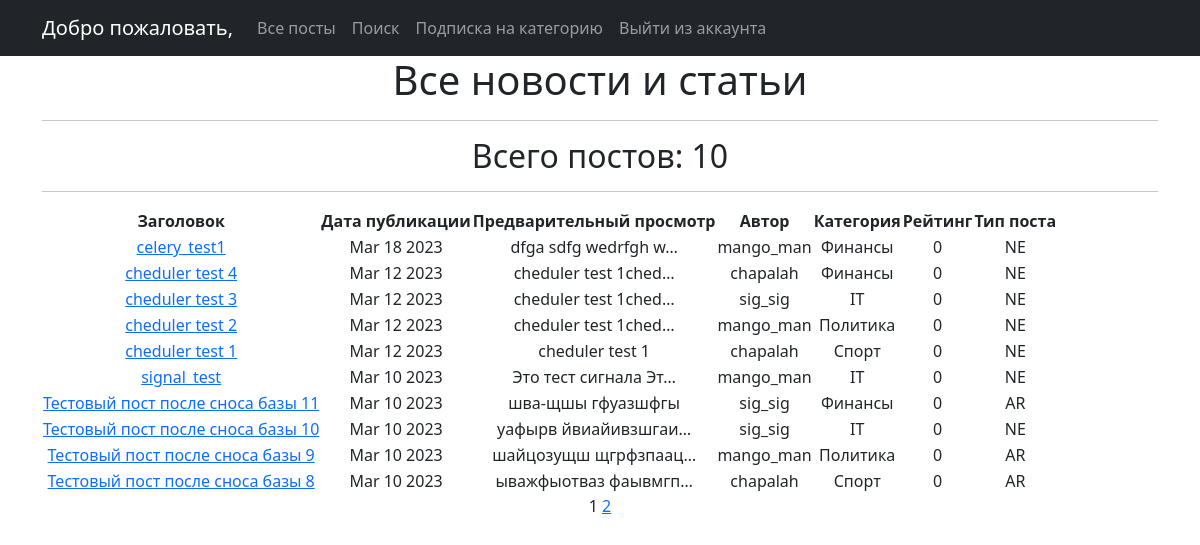
/posts/, run on the app's committed database.
### news/models.py (models this page shows, shortened)
class Post(models.Model):
    news = 'NE'
    article = 'AR'
    POSITIONS = [
        (news, 'Новость'),
        (article, 'Статья'),
    ]
    author_post = models.ForeignKey(Author, on_delete=models.CASCADE)
    type_choice = models.CharField(max_length=2, choices=POSITIONS, default=news)
    post_create_time = models.DateTimeField(auto_now_add=True)
    post_category = models.ManyToManyField(Category, through='PostCategory')
    post_header = models.CharField(max_length=128)
    post_text = models.TextField()
    post_rating = models.IntegerField(default=0)
    class Meta:
        verbose_name = 'Пост'
        verbose_name_plural = 'Посты'

class Author(models.Model):
    author = models.OneToOneField(User, on_delete=models.CASCADE, unique=True)
    author_rating = models.IntegerField(default=0)
    def __str__(self): #Метод для очеловечивания вывода из БД
        return '{}'.format(self.author.username) #Форматирование строк - защита от SQL инъекций
    class Meta:           #Класс для удобства админки
        verbose_name = 'Автор'
        verbose_name_plural = 'Авторы'

class Category(models.Model):
    category_name = models.CharField(max_length=64, unique=True)
    subscribers = models.ManyToManyField
    class Meta:
        verbose_name = 'Категория'
        verbose_name_plural = 'Категории'

### news/views.py (the view)
# urls.py: path('', PostsList.as_view(), name='posts_list'),
class PostsList(ListView):
    model = Post
    ordering = '-post_create_time'
    template_name = 'posts.html'
    context_object_name = 'posts'
    paginate_by = 10

### news/templatetags/custom_filters.py (called while the page is built)
@register.filter()
def censor(value):
    arg = ['путин', 'сука', 'черномазый', 'Путин', 'Сука', 'Черномазый']
    slova = value.split(' ')
    for censura in arg:
        for (index, slovo) in enumerate(slova):
            if slovo == censura:
                slova[index] = slovo[0] + ('*' * (len(slovo) - 1))
    return ' '.join(slova)

### templates/posts.html (shortened to what this page needs)
{% extends 'flatpages/default.html' %}
{% load custom_filters %}
{% load custom_tags %}
{% block content %}
   <h1>Все новости и статьи</h1>
   <hr>
   <h2>Всего постов: {{posts.filter.all|length}}</h2>
   <hr>
   {% if posts %}
       <table>
           <thead>
               <tr>
                   <th>Заголовок</th>
                   <th>Дата публикации</th>
                   <th>Предварительный просмотр</th>
                   <th>Автор</th>
                   <th>Категория</th>
                   <th>Рейтинг</th>
                   <th>Тип поста</th>
               </tr>
           </thead>
           {% for post in posts %}
           <tr>
               <td>
                   <a href="{% url 'post_detail' post.id %}"> {{ post.post_header|censor }}</a>
               </td>
               <td>{{ post.post_create_time|date:'M d Y' }}</td>
               <td>{{ post.post_text|truncatechars:20|censor }}</td>
               <td>{{ post.author_post }}</td>
               <td>{{ post.post_category.get.category_name }}</td>
               <td>{{ post.post_rating }}</td>
               <td>{{ post.type_choice }}</td>
           </tr>
           {% endfor %}
       </table>
   {% else %}
       <h1>Авторы пока не потрудились написать ни одного поста!</h1>
   {% endif %}
   {{ page_obj.number }}
   {% if page_obj.has_next %}
       <a href="?page={{ page_obj.next_page_number }}">{{ page_obj.next_page_number }}</a>
   {% endif %}
{% endblock content %}

### data on the page
Post: post_header|censor "celery_test1", post_create_time "Mar 18 2023", post_text|censor "dfga sdfg wedrfgh w…", author_post "mango_man", post_category.get.category_name "Финансы", post_rating "0", type_choice "NE"
Post: post_header|censor "cheduler test 4", post_create_time "Mar 12 2023", post_text|censor "cheduler test 1ched…", author_post "chapalah", post_category.get.category_name "Финансы", post_rating "0", type_choice "NE"
Post: post_header|censor "cheduler test 3", post_create_time "Mar 12 2023", post_text|censor "cheduler test 1ched…", author_post "sig_sig", post_category.get.category_name "IT", post_rating "0", type_choice "NE"
Post: post_header|censor "cheduler test 2", post_create_time "Mar 12 2023", post_text|censor "cheduler test 1ched…", author_post "mango_man", post_category.get.category_name "Политика", post_rating "0", type_choice "NE"
Post: post_header|censor "cheduler test 1", post_create_time "Mar 12 2023", post_text|censor "cheduler test 1", author_post "chapalah", post_category.get.category_name "Спорт", post_rating "0", type_choice "NE"
Post: post_header|censor "signal_test", post_create_time "Mar 10 2023", post_text|censor "Это тест сигнала Эт…", author_post "mango_man", post_category.get.category_name "IT", post_rating "0", type_choice "NE"
Post: post_header|censor "Тестовый пост после сноса базы 11", post_create_time "Mar 10 2023", post_text|censor "шва-щшы гфуазшфгы", author_post "sig_sig", post_category.get.category_name "Финансы", post_rating "0", type_choice "AR"
Post: post_header|censor "Тестовый пост после сноса базы 10", post_create_time "Mar 10 2023", post_text|censor "уафырв йвиайивзшгаи…", author_post "sig_sig", post_category.get.category_name "IT", post_rating "0", type_choice "NE"
Post: post_header|censor "Тестовый пост после сноса базы 9", post_create_time "Mar 10 2023", post_text|censor "шайцозущш щгрфзпаац…", author_post "mango_man", post_category.get.category_name "Политика", post_rating "0", type_choice "AR"
Post: post_header|censor "Тестовый пост после сноса базы 8", post_create_time "Mar 10 2023", post_text|censor "ыважфыотваз фаывмгп…", author_post "chapalah", post_category.get.category_name "Спорт", post_rating "0", type_choice "AR"

### other printed values
{{ posts.filter.all|length }} "10"
{{ page_obj.number }} "1"
{{ page_obj.next_page_number }} "2"
